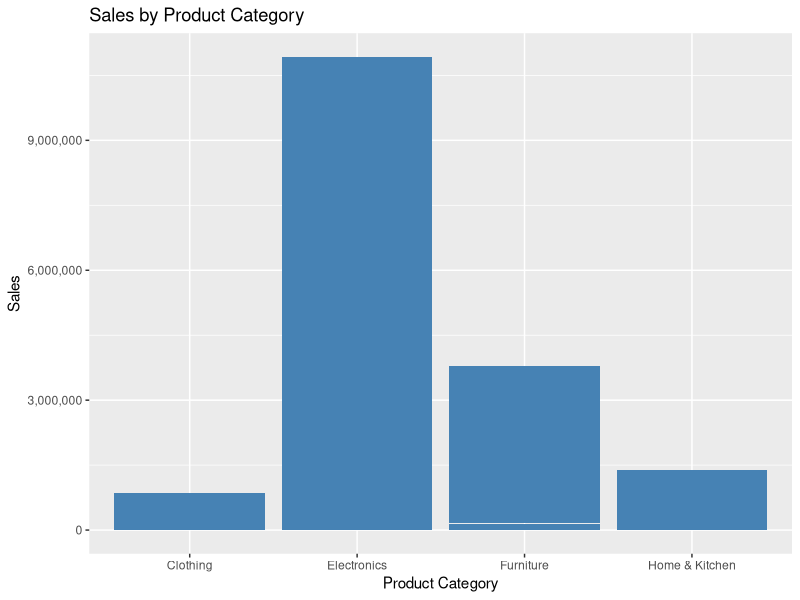

R code for this plot:
sales<-read.csv("Sales_Analysis.csv")
library(tidyverse)
# understand the dataset
head(sales)
str(sales)
summary(sales)
dim(sales)

#check missing values
colSums(is.na(sales))

# remove duplicates
sales <- sales %>%
  distinct()


#create profit column
sales$Profit <- sales$Sales - sales$Cost
sales$Profit



#total sales
sales %>%
summarise(total_sales=sum(Sales))
#total profit
sales %>%
summarise(total_profit=sum(Profit))

#sales by region
sales %>%
group_by(Region)%>%
summarise(total_sales=sum(Sales))%>%
arrange(desc(total_sales))

#sales by top products
sales %>%
group_by(Product_Category)%>%
summarise(total_sales=sum(Sales))%>%
arrange(desc(total_sales))

#sales by top products in each region
sales %>%
group_by(Region,Product_Category)%>%
summarise(total_sales=sum(Sales))%>%
arrange(Region,desc(total_sales))

#visualise sales
library(ggplot2)
ggplot(sales,aes(x=Product_Category,y=Sales,))+
  geom_col(fill="steelblue")+
  scale_y_continuous(labels = scales::label_comma())+
  labs(title="Sales by Product Category",x="Product Category",y="Sales")

# export cleaned data to CSV
write.csv(sales, "Sales_Analysis_cleaned.csv", row.names = FALSE)
